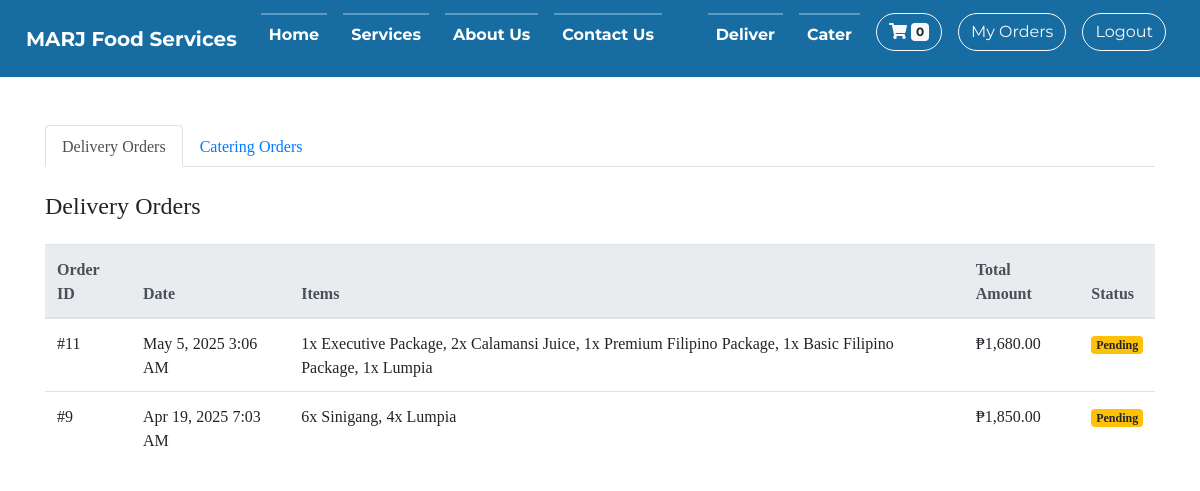
Page /modules/orders.php (signed in) on the committed database.
### tables this page shows
CREATE TABLE IF NOT EXISTS `orders` (
  `order_id` int NOT NULL AUTO_INCREMENT,
  `user_id` int NOT NULL,
  `full_name` varchar(255) NOT NULL,
  `phone` varchar(20) NOT NULL,
  `address` text NOT NULL,
  `notes` text,
  `payment_method` varchar(50) NOT NULL,
  `total_amount` decimal(10,2) NOT NULL,
  `delivery_fee` decimal(10,2) NOT NULL DEFAULT '50.00',
  `status` varchar(20) NOT NULL DEFAULT 'pending',
  `created_at` timestamp NULL DEFAULT CURRENT_TIMESTAMP,
  PRIMARY KEY (`order_id`)
);

### modules/orders.php (the view, shortened to what this page needs)
<!DOCTYPE html>
<html lang="en">
    <head>
        <link rel="stylesheet" href="https://maxcdn.bootstrapcdn.com/bootstrap/4.5.2/css/bootstrap.min.css">
        <link rel="stylesheet" href="https://cdnjs.cloudflare.com/ajax/libs/font-awesome/5.15.3/css/all.min.css">
        <link rel="stylesheet" href="<?php echo BASE_URL; ?>/vendor/style1.css">
    </head>
    <body>
        <?php include("navigation.php"); ?>
        <main class="container py-5">
            <ul class="nav nav-tabs mb-4">
                <li class="nav-item">
                    <a class="nav-link active" id="delivery-tab" data-toggle="tab" href="#delivery">Delivery Orders</a>
                </li>
                <li class="nav-item">
                    <a class="nav-link" id="catering-tab" data-toggle="tab" href="#catering">Catering Orders</a>
                </li>
            </ul>
            <div class="tab-content">
                <div class="tab-pane fade show active" id="delivery">
                    <h2 class="h4 mb-4">Delivery Orders</h2>
                    <div class="table-responsive">
                        <table class="table">
                            <thead class="thead-light">
                                <tr>
                                    <th>Order ID</th>
                                    <th>Date</th>
                                    <th>Items</th>
                                    <th>Total Amount</th>
                                    <th>Status</th>
                                </tr>
                            </thead>
                            <tbody>
                                <?php
                                include("dbconi.php");
                                $query = "SELECT o.*, GROUP_CONCAT(CONCAT(oi.quantity, 'x ', p.prod_name) SEPARATOR ', ') as items
                                         FROM orders o
                                         JOIN order_items oi ON o.order_id = oi.order_id
                                         JOIN products p ON oi.product_id = p.product_id
                                         WHERE o.user_id = ?
                                         GROUP BY o.order_id
                                         ORDER BY o.created_at DESC";
                                $stmt = $dbc->prepare($query);
                                $stmt->bind_param('i', $_SESSION['user_id']);
                                $stmt->execute();
                                $result = $stmt->get_result();
                                if ($result->num_rows > 0) {
                                    while ($row = $result->fetch_assoc()) {
                                        $statusClass = '';
                                        switch($row['status']) {
                                            case 'pending':
                                                $statusClass = 'warning';
                                                break;
                                        }
                                        ?>
                                        <tr>
                                            <td>#<?php echo $row['order_id']; ?></td>
                                            <td><?php echo date('M j, Y g:i A', strtotime($row['created_at'])); ?></td>
                                            <td><?php echo $row['items']; ?></td>
                                            <td>₱<?php echo number_format($row['total_amount'], 2); ?></td>
                                            <td><span class="badge badge-<?php echo $statusClass; ?>"><?php echo ucfirst($row['status']); ?></span></td>
                                        </tr>
                                        <?php
                                    }
                                }
                                ?>
                            </tbody>
                        </table>
                    </div>
                </div>
            </div>
        </main>
    </body>
</html>

### modules/navigation.php (shortened to what this page needs)
<header>
    <nav class="navbar navbar-expand-lg">
        <a class="navbar-brand" href="<?php echo BASE_URL; ?>/index.php" aria-label="Home">MARJ Food Services</a>
        <div class="collapse navbar-collapse d-lg-flex justify-content-between" id="navbarNav">
            <ul class="navbar-nav pullDown">
                <li class="nav-item mx-2"><a class="nav-link" href="<?php echo BASE_URL; ?>/index.php#home" aria-label="Home">Home</a></li>
                <li class="nav-item mx-2"><a class="nav-link" href="<?php echo BASE_URL; ?>/index.php#services" aria-label="Services">Services</a></li>
                <li class="nav-item mx-2"><a class="nav-link" href="<?php echo BASE_URL; ?>/index.php#about" aria-label="About Us">About Us</a></li>
                <li class="nav-item mx-2"><a class="nav-link" href="<?php echo BASE_URL; ?>/index.php#contact" aria-label="Contact Us">Contact Us</a></li>
            </ul>
            <div class="navbar-actions d-none d-lg-flex">
                <ul class="navbar-nav pullDown">
                    <li class="nav-item mx-2"><a href="<?php echo BASE_URL; ?>/modules/products.php" class="nav-link" aria-label="Deliver">Deliver</a></li>
                    <li class="nav-item mx-2"><a href="<?php echo BASE_URL; ?>/modules/catering.php" class="nav-link" aria-label="Cater">Cater</a></li>
                </ul>
                <ul class="navbar-nav">
                    <li class="nav-item mx-2 no-dropdown">
                        <a href="<?php echo BASE_URL; ?>/modules/cart.php" class="btn rounded-pill btn-outline-light" onclick="checkLogin(event)" aria-label="Cart">
                        <i class="fas fa-shopping-cart"></i>
                            <span class="badge badge-light cart-count">0</span>
                        </a>
                    </li>
                    <li class="nav-item mx-2 no-dropdown">
                        <a href="<?php echo BASE_URL; ?>/modules/orders.php" class="btn rounded-pill btn-outline-light" onclick="checkLogin(event)" aria-label="My Orders">My Orders</a>
                    </li>
                    <?php
                    if(isset($_SESSION['loginok'])){
                        echo '<li class="nav-item mx-2 no-dropdown">
                        <button class="btn rounded-pill btn-outline-light" data-toggle="modal" data-target="#logoutModal" aria-label="Logout">Logout</button>
                        </li>';
                    } else {
                        echo '<li class="nav-item mx-2 no-dropdown">
                        <button class="btn rounded-pill btn-outline-light" data-toggle="modal" data-target="#loginModal" aria-label="Login">Login</button>
                        </li>';
                    }
                    ?>
                </ul>
            </div>
        </div>
    </nav>
</header>

### rows in the picture
orders: order_id "11", created_at "May 5, 2025 3:06 AM", items "1x Executive Package, 2x Calamansi Juice, 1x Premium Filipino Package, 1x Basic Filipino Package, 1x Lumpia", total_amount "1,680.00", status "Pending"
orders: order_id "9", created_at "Apr 19, 2025 7:03 AM", items "6x Sinigang, 4x Lumpia", total_amount "1,850.00", status "Pending"
